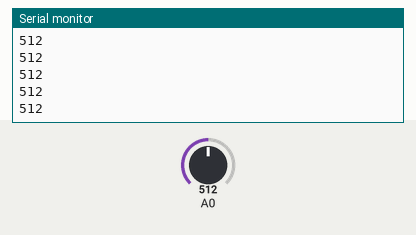
Bench run of a sketch on a simulated Arduino Uno, built with avr-gcc and run on an emulated ATmega328P. On the bench: the last lines printed to the serial monitor. The test bench sets the inputs (shaded band); at power-on: A0 = 512.

Above: at 1.2 s.
1.3 s: A0 set to 716
At 2.3 s:
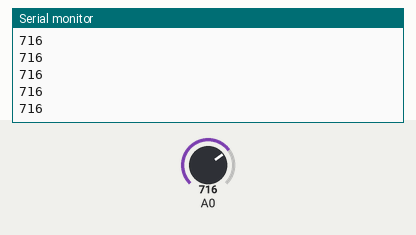
2.8 s: A0 set to 900
At 3.7 s:
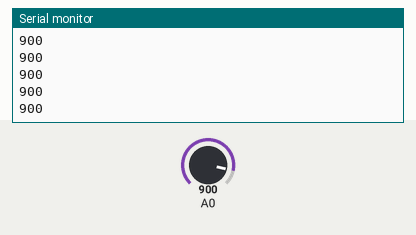
Timing chart, 0 to 5.8 s (numbered marks = the images above; inputs shaded):
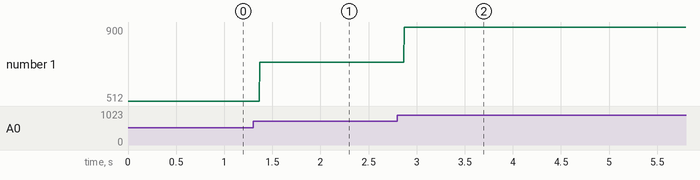

The sketch:

analogReadSerialWrite.ino
```cpp
int sensorValue;

void setup() {
  // start serial port at 9600 bps:
  Serial.begin(9600);
}

// the loop function runs over and over again forever
void loop() {
 sensorValue = analogRead(A0);
 Serial.println(sensorValue);
}
```

Measured:
- after the input at 1.3 s, the serial monitor: prints a new line after 0.07 s (image 1)
- after the input at 2.8 s, the serial monitor: prints a new line after 0.07 s (image 2)
- plotted number 1: 512 → 716 after the input at 1.3 s, 716 → 900 after the input at 2.8 s
